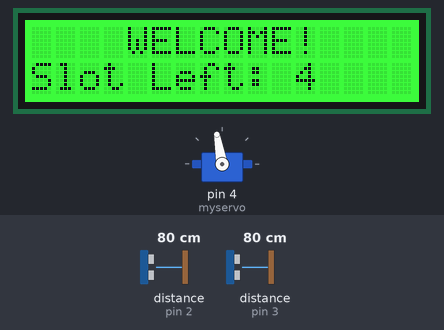
Recording of a sketch running on a simulated Arduino Uno, built with avr-gcc and run on an emulated ATmega328P. On the bench: 16×2 character LCD, servo. Wiring (inferred from the names in the program): 2 × ultrasonic range finder: trigger pin 5, echo pin 2 / trigger pin 7, echo pin 3. Inputs (shaded band) come from the test bench; at power-on: distance to the obstacle (sensors on pin 2, pin 3) 80 cm. The echo pulse lasts 58.3 µs per cm.

Above: at 3.2 s.
3.3 s: distance to the obstacle (sensor on pin 2) set to 12 cm
4.9 s: distance to the obstacle (sensor on pin 2) set to 9 cm
At 5.9 s:
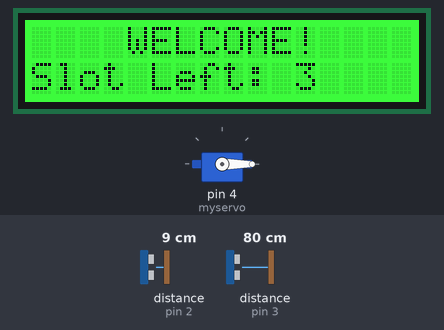
6.8 s: distance to the obstacle (sensor on pin 3) set to 12 cm
9.1 s: distance to the obstacle (sensor on pin 3) set to 9 cm
At 10.9 s:
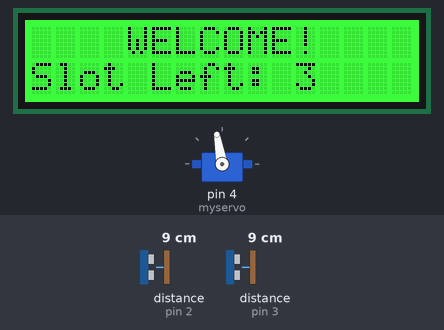
12.2 s: distance to the obstacle (sensor on pin 3) set to 18 cm
At 14.0 s:
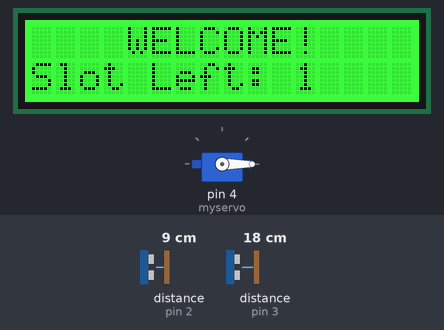
Timing chart, 0 to 15.1 s (numbered marks = the images above; inputs shaded):
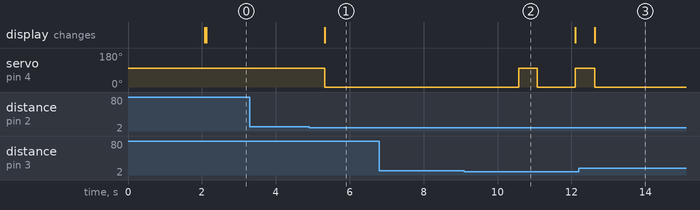

The sketch:

ParkingSystem.ino
```cpp
#include <Wire.h>
#include <DFRobot_RGBLCD1602.h>
#include <Servo.h>

// Initialize the RGB LCD (with address 0x60 and 16x2 display)
DFRobot_RGBLCD1602 lcd(0x60, 16, 2);

// Initialize Servo
Servo myservo;

// Pin Definitions for Ultrasonic Sensors
const int trig1 = 5; // Trigger for Ultrasonic Sensor 1
const int echo1 = 2; // Echo for Ultrasonic Sensor 1
const int trig2 = 7; // Trigger for Ultrasonic Sensor 2
const int echo2 = 3; // Echo for Ultrasonic Sensor 2

// Variables
int Slot = 4;           // Total number of parking slots
int flag1 = 0;
int flag2 = 0;

// Function to measure distance using an ultrasonic sensor
long measureDistance(int trigPin, int echoPin) {
  digitalWrite(trigPin, LOW);  // Ensure the trigger pin is low
  delayMicroseconds(2);        // Wait for 2 microseconds
  digitalWrite(trigPin, HIGH); // Send a pulse
  delayMicroseconds(10);       // Wait for 10 microseconds
  digitalWrite(trigPin, LOW);  // End the pulse

  long duration = pulseIn(echoPin, HIGH);  // Measure the time the pulse takes
  long distance = duration * 0.034 / 2;   // Convert to centimeters
  return distance;
}

void setup() {
  Serial.begin(9600);  // Start serial communication

  // Initialize LCD
  lcd.init();
  lcd.setRGB(0, 255, 0); // Set the initial backlight to green
  lcd.print("     WELCOME!    ");

  // Initialize pins for ultrasonic sensors
  pinMode(trig1, OUTPUT);
  pinMode(echo1, INPUT);
  pinMode(trig2, OUTPUT);
  pinMode(echo2, INPUT);

  // Initialize Servo
  myservo.attach(4);
  myservo.write(100);  // Set initial servo position (barrier closed)

  delay(2000);
  lcd.clear();
}

void loop() {
  // Measure distance from ultrasonic sensors
  long distance1 = measureDistance(trig1, echo1);
  long distance2 = measureDistance(trig2, echo2);

  // Check for car at entry (Sensor 1)
  if (distance1 < 10 && flag1 == 0) { // If distance is less than 10 cm
    if (Slot > 0) {
      flag1 = 1;  // Set flag for car detected at entry
      if (flag2 == 0) {
        myservo.write(0);  // Open barrier
        Slot = Slot - 1;   // Decrease available slots
      }
    } else {
      // Parking full message
      lcd.setCursor(0, 0);
      lcd.print("    SORRY :(    ");
      lcd.setCursor(0, 1);
      lcd.print("  Parking Full  ");
      delay(3000);
      lcd.clear();
    }
  }

  // Check for car at exit (Sensor 2)
  if (distance2 < 10 && flag2 == 0) { // If distance is less than 10 cm
    flag2 = 1;  // Set flag for car detected at exit
    if (flag1 == 0) {
      myservo.write(0);  // Open barrier
      Slot = Slot + 1;   // Increase available slots
    }
  }

  // Reset flags and close barrier after both cars are processed
  if (flag1 == 1 && flag2 == 1) {
    delay(1000);  // Wait for 1 second
    myservo.write(100);  // Close barrier
    flag1 = 0;
    flag2 = 0;
  }

  // Display remaining slots on the LCD
  lcd.setCursor(0, 0);
  lcd.print("    WELCOME!    ");
  lcd.setCursor(0, 1);
  lcd.print("Slot Left: ");
  lcd.print(Slot);
  delay(500);
}
```

Measured:
- the behaviour switches between 11 and 10 cm on distance to the obstacle (sensor on pin 2) (found by bisection; images 0 and 1)
- the behaviour switches between 11 and 10 cm on distance to the obstacle (sensor on pin 3) (found by bisection; images 1 and 2)
- after the input at 3.3 s, every drawn part: stays the same
- after the input at 4.9 s, servo on pin 4 (myservo): 100° → 0° after 0.43 s; the display: changes after 0.43 s (image 1)
- after the input at 6.8 s, every drawn part: stays the same
- after the input at 9.1 s, servo on pin 4 (myservo): 0° → 100° after 1.5 s, → 0° 0.50 s later, → 100° 1.0 s later
- after the input at 12.2 s, servo on pin 4 (myservo): goes on until 12.6 s, then stays 0°
